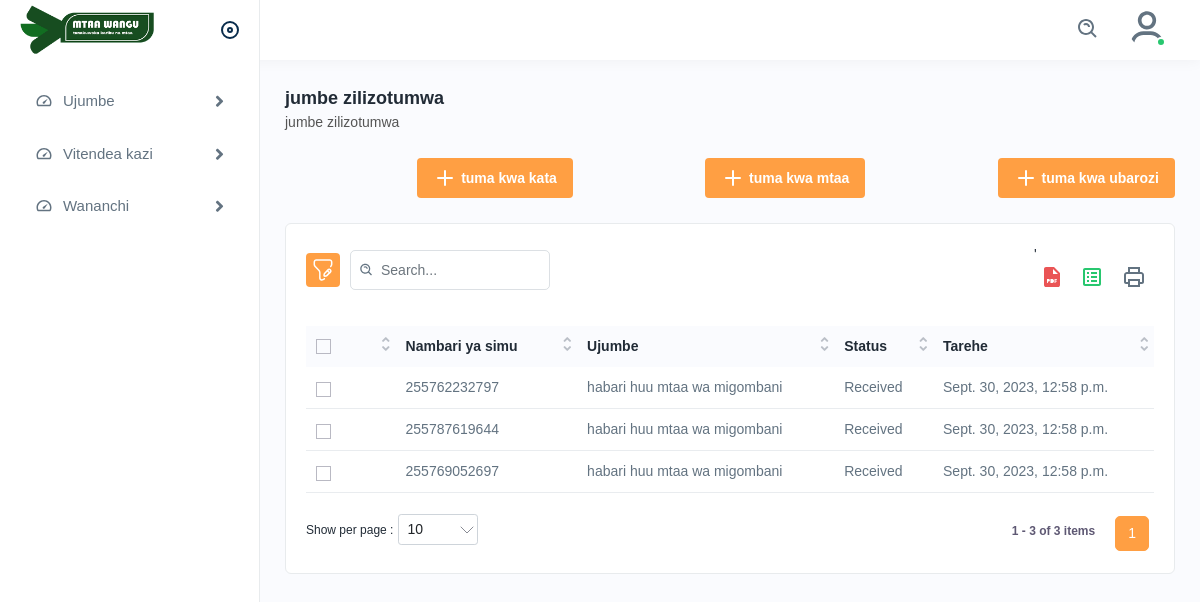
Screenshot of /jumbe-zilizotumwa/ with the database file from the repository.
### ujumbe/models.py (models this page shows, shortened)
class UjumbeUliotumwa(models.Model):
    mtendaji = models.ForeignKey(Mtendaji, on_delete=models.CASCADE, null=True, related_name="zilizotumwa_mtendaji")
    mjumbe = models.ForeignKey(Mjumbe, on_delete=models.CASCADE, null=True, related_name="zilizotumwa_mjumbe")
    ujumbe = models.TextField(null=True)
    nambari_ya_simu = models.CharField(max_length=80, null=True, blank=True)
    is_delivered = models.BooleanField(default=False)
    date_created = models.DateTimeField(auto_now=True)
    class Meta:
        verbose_name_plural = 'jumbeZilizotumwa'

### ujumbe/views.py (the view)
# urls.py: path('jumbe-zilizotumwa/', views.orodha_ya_jumbe_zilizotumwa, name="jumbe-zilizotumwa"),
def orodha_ya_jumbe_zilizotumwa(request):
    jumbe = ujumbe_models.UjumbeUliotumwa.objects.all()
    context = {
        'jumbe': jumbe,
    }
    return render(request, 'ujumbe/jumbe_zilizotumwa.html', context)

### templates/ujumbe/jumbe_zilizotumwa.html (shortened to what this page needs)
{% extends 'base/index.html' %}
{% load static %}
{% block page %}jumbe zilizotumwa{% endblock page %}
{% block slogan %}jumbe zilizotumwa{% endblock slogan %}
{% block content %}
<div class="page-header">
    <div class="page-btn">
        <a href="{% url 'tuma-kwa-kata' %}" class="btn btn-added"><img src="{% static 'assets/img/icons/plus.svg' %}" alt="img" class="me-1">tuma kwa kata</a>
    </div>
    <div class="page-btn">
        <a href="{% url 'tuma-kwa-mtaa' %}" class="btn btn-added"><img src="{% static 'assets/img/icons/plus.svg' %}" alt="img" class="me-1">tuma kwa mtaa</a>
    </div>
    <div class="page-btn">
        <a href="{% url 'tuma-kwa-barozi' %}" class="btn btn-added"><img src="{% static 'assets/img/icons/plus.svg' %}" alt="img" class="me-1">tuma kwa ubarozi</a>
    </div>
</div>
<div class="card">
    <div class="card-body">
    <div class="table-top">
    <div class="search-set">
    <div class="search-path">
    <a class="btn btn-filter" id="filter_search">
        <img src="{% static 'assets/img/icons/filter.svg' %}" alt="img">
    </a>
    </div>
    <div class="search-input">
    <a class="btn btn-searchset"><img src="{% static 'assets/img/icons/search-white.svg' %}" alt="img"></a>
    </div>
    </div>
    <div class="wordset">'
    <ul>
    <li>
    <a data-bs-toggle="tooltip" data-bs-placement="top" title="pdf"><img src="{% static 'assets/img/icons/pdf.svg' %}" alt="img"></a>
    </li>
    <li>
    <a data-bs-toggle="tooltip" data-bs-placement="top" title="excel"><img src="{% static 'assets/img/icons/excel.svg' %}" alt="img"></a>
    </li>
    <li>
    <a data-bs-toggle="tooltip" data-bs-placement="top" title="print"><img src="{% static 'assets/img/icons/printer.svg' %}" alt="img"></a>
    </li>
    </ul>
    </div>
    </div>
    <div class="table-responsive">
    <table class="table  datanew">
    <thead>
    <tr>
    <th>
    <label class="checkboxs">
    <span class="checkmarks"></span>
    </label>
    </th>
    <th>Nambari ya simu</th>
    <th>Ujumbe</th>
    <th>Status </th>
    <th>Tarehe</th>
    </tr>
    </thead>
    <tbody>
    {% for pc in jumbe %}
    <tr>
    <td>
    <label class="checkboxs">
    <span class="checkmarks"></span>
    </label>
    </td>
    <td>{{pc.nambari_ya_simu}}</td>
    <td>{{pc.ujumbe}}</td>
    {% if pc.is_delivered %}
    <td>Received</td>
    {% else %}
    <td>Sent</td>
    {% endif %}
    <td>{{pc.date_created}}</td>
    </tr>
    {% endfor %}
    </tbody>
    </table>
    </div>
    </div>
</div>
{% endblock %}

### rows the page displays
UjumbeUliotumwa: nambari_ya_simu "255762232797", ujumbe "habari huu mtaa wa migombani", is_delivered "Received", date_created "Sept. 30, 2023, 12:58 p.m."
UjumbeUliotumwa: nambari_ya_simu "255787619644", ujumbe "habari huu mtaa wa migombani", is_delivered "Received", date_created "Sept. 30, 2023, 12:58 p.m."
UjumbeUliotumwa: nambari_ya_simu "255769052697", ujumbe "habari huu mtaa wa migombani", is_delivered "Received", date_created "Sept. 30, 2023, 12:58 p.m."
